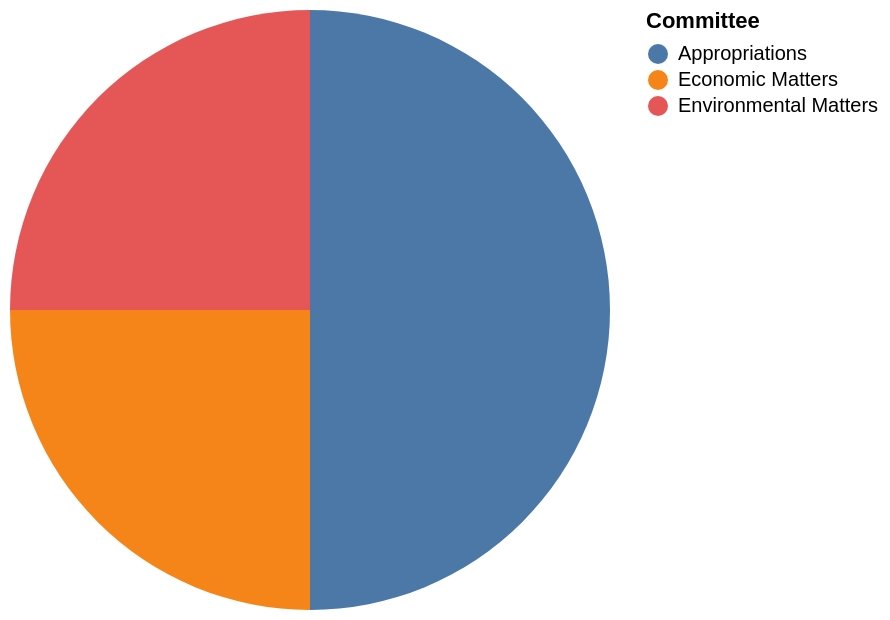

Express this chart as Vega-Lite.
### Vega-Lite specification from a JSON file in a GitHub repository (floating-point values rounded to 4 significant figures)
{"data": {"values": [{"x_data": "Appropriations", "y_data": 2}, {"x_data": "Economic Matters", "y_data": 1}, {"x_data": "Environmental Matters", "y_data": 1}]}, "mark": "arc", "encoding": {"theta": {"field": "y_data", "type": "quantitative", "title": "COUNT(Committee)"}, "color": {"field": "x_data", "type": "nominal", "title": "Committee"}}}
